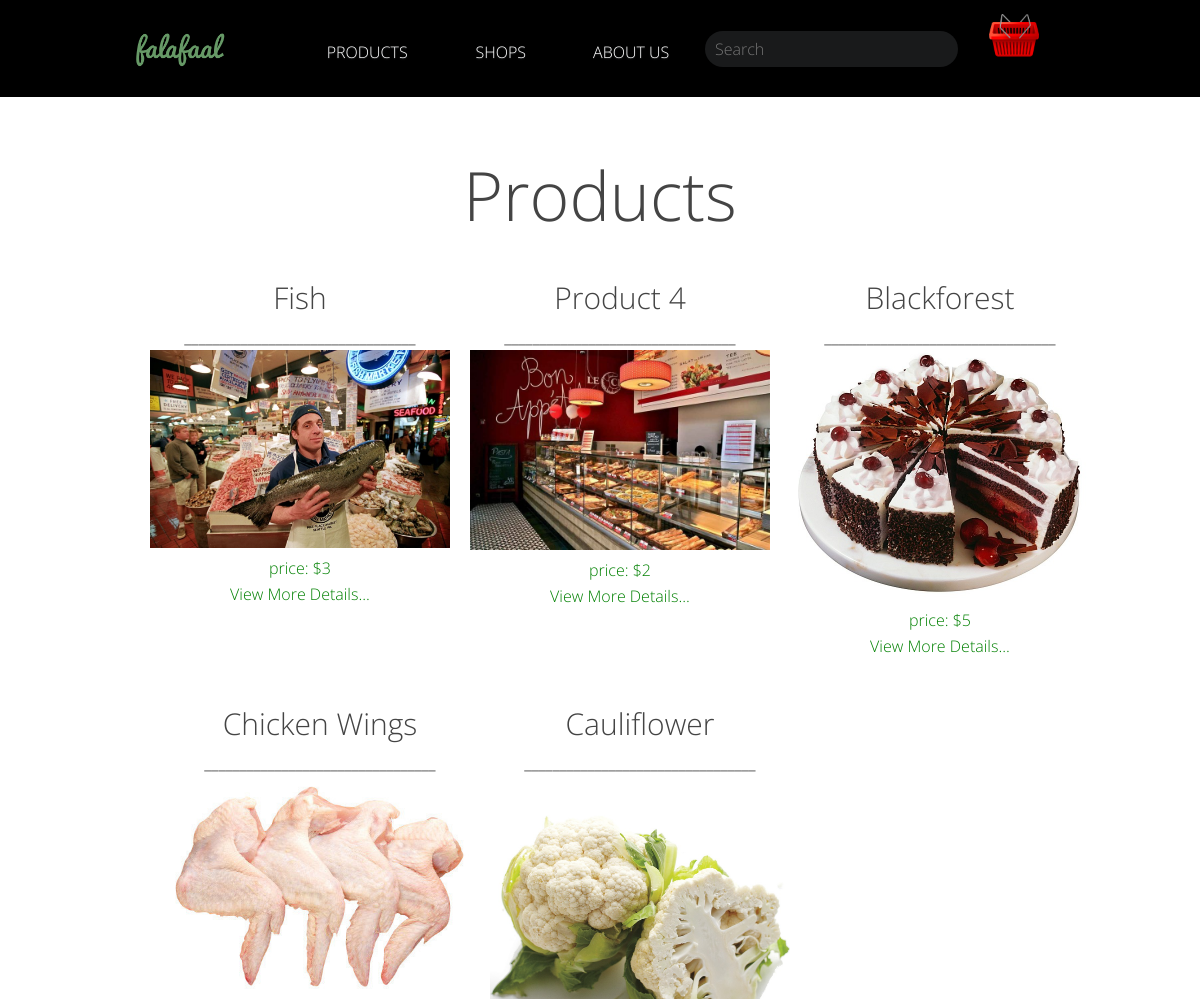
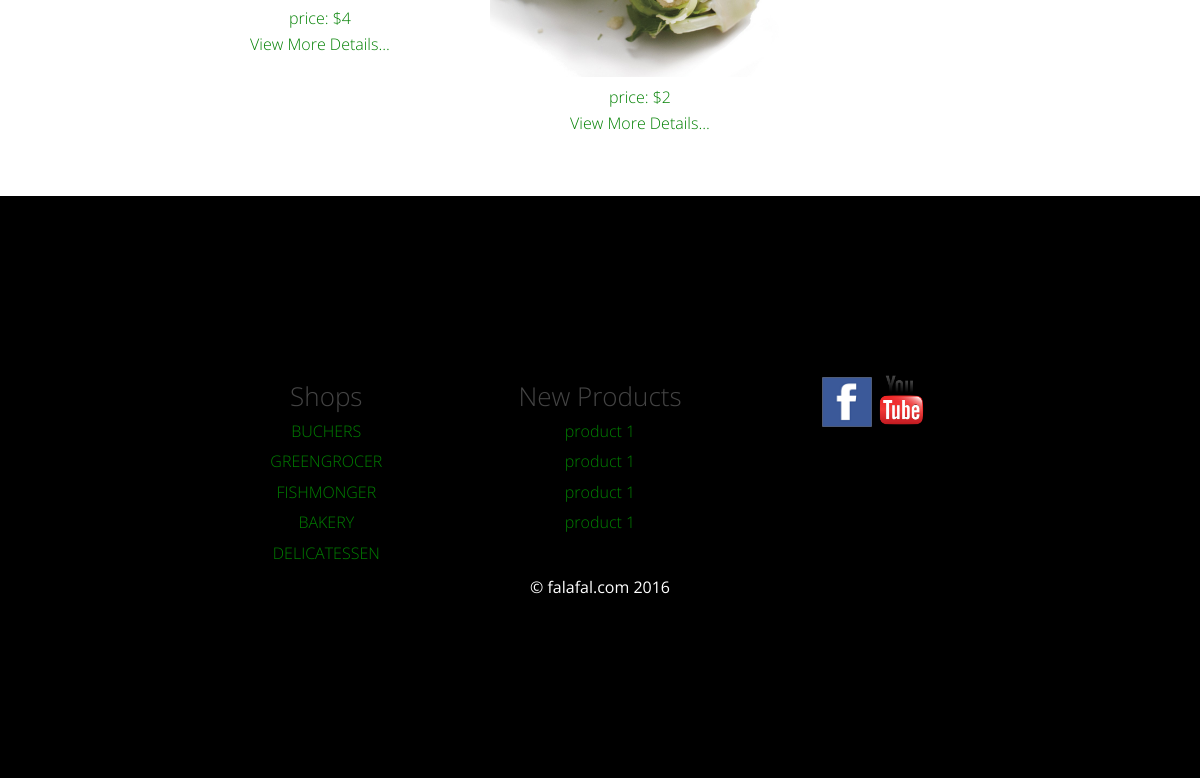
The page /tp_project/product.php on the database its author committed (2 pictures, top to bottom).
### tables this page shows
CREATE TABLE IF NOT EXISTS `product` (
  `product_id` int(11) NOT NULL AUTO_INCREMENT,
  `shop_id` int(11) NOT NULL,
  `product_name` varchar(255) NOT NULL,
  `product_rate` int(11) NOT NULL,
  `product_image` varchar(255) NOT NULL,
  `description` text NOT NULL,
  PRIMARY KEY (`product_id`)
);

### tp_project/product.php (the view)
<?php
    include("header.php");
?>
<head>
		<link rel="stylesheet" href="/gumby/css/gumby.css">
		<link rel="stylesheet" href="/css/main.css">
</head>
    <body>
      <div id="index_mid">
            <div class="row">
                <h1> Products </h1>
                <div class="twelve columns">
                <?php
                    $sql= "SELECT product.product_id, product.product_name, product.product_rate, product.product_image FROM product";
                        $result=mysqli_query($connection, $sql) or die(mysqli_error());
                        while($row = mysqli_fetch_assoc($result)){
                            echo "<div class='four columns' style='padding:20px 0;'>";
                            echo "<h3>".$row['product_name']."</h3>";
                            echo "_________________________________";
                            echo "<a href=product_detail.php?id=".$row['product_id']."><img width='450' height='500' src='../admin/images/".$row['product_image']."'>";
                            echo "<br>";
                            echo "price: "."$".$row['product_rate'];
                            echo "<br>";
                            echo "<a href=product_detail.php?id=".$row['product_id']."> View More Details...</a>";
                            echo "</div>";
                        }
                    ?>
                </div>
            </div>
        </div>
    </body>
<?php
    include("footer.php");
?>
<head>

### tp_project/header.php (shortened to what this page needs)
?><!DOCTYPE html>
<html >
<head>
		<link rel="stylesheet" href="gumby/css/gumby.css">
		<link rel="stylesheet" href="css/main.css">
</head>
<header>
       <div class="navbar" id="nav1">
		<div class="row">
            <div class="twelve columns">
			<h1 class="two columns logo">
				<a href="index.php">
					<img src="images/falafal.png" />
				</a>
			</h1>
			<ul class="ten columns">
                <li>
					<a href="product.php">PRODUCTS</a>
				</li>
                <li>
					<a href="shop.php">SHOPS</a>
				</li>
                <li><a href="about_us.php">ABOUT US</a></li>
				    <li class="field"><input class="search input" type="search" placeholder="Search" /> </li>
                <li><a href="cart.php"> <img src="images/cart.png" height="50px" width="50px" /> </a> </li>
			</ul>
            </div>
		</div>
	</div>
 </header>

### tp_project/footer.php
<html>
<head>
		<link rel="stylesheet" href="gumby/css/gumby.css">
		<link rel="stylesheet" href="css/main.css">
</head>
<div id="footer">
    <div class="row">
        <div class="twelve columns">
            <div class="four columns">
            <h4> Shops </h4>
            <ul>
                <li> <a href="#"> BUCHERS</a>  </li>
                <li> <a href="#">GREENGROCER </a> </li>
                <li> <a href="#"> FISHMONGER</a> </li>
                <li> <a href="#"> BAKERY </a> </li>
                <li> <a href="#"> DELICATESSEN </a> </li>
            </ul>
        </div>
        <div class="four columns">
            <h4> New Products </h4>
            <ul>
                <li> <a href="#"> product 1</a>  </li>
                <li> <a href="#">product 1 </a> </li>
                <li> <a href="#"> product 1</a> </li>
                <li> <a href="#"> product 1</a> </li>
            </ul>
        </div>
            <div class="four columns">
                <a href="www.facebook.com"> <img height="50px" width="50px" src="images/facebook.jpeg"> </a>
                 <a href="www.youtube.com"> <img height="50px" width="50px" src="images/youtube-logo-04.jpg"> </a>
            </div>
    </div>
    <div>
            <br> <br> <p> &copy; falafal.com 2016 </p>
        </div>
        </div>
        </div>
</html>

### tp_project/css/main.css (style rules this page uses)
.navbar { width: 100%; min-height: 60px; display: block; margin-bottom: 0px; background: black; position: relative; padding: 14px; }
#index_mid { text-align: center; padding: 40px; }
#footer { background-color: black; color: white; text-align: center; padding: 178px; }
a { color: green; text-decoration: none; outline: 0; line-height: inherit; font-weight: 100; }
p { font-family: "Open Sans"; font-weight: 400; font-size: 16px; font-size: 1rem; margin-bottom: 0px; line-height: 1.625em; color:white; }

### rows shown on the page
product: product_name "Fish", product_image (picture), product_rate "3"
product: product_name "Product 4", product_image (picture), product_rate "2"
product: product_name "Blackforest", product_image (picture), product_rate "5"
product: product_name "Chicken Wings", product_image (picture), product_rate "4"
product: product_name "Cauliflower", product_image (picture), product_rate "2"
